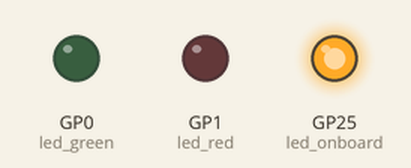
This program was run on a simulated Raspberry Pi Pico running MicroPython. Parts: output pins drawn as LEDs (lit = HIGH). Random numbers come from a fixed seed.

Above: at 0.05 s.
At 4.95 s:
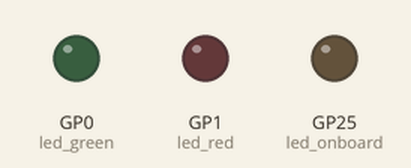
At 9.85 s:
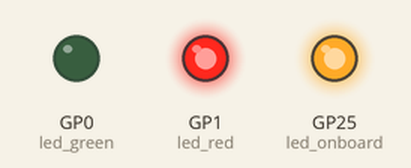
At 19.76 s:
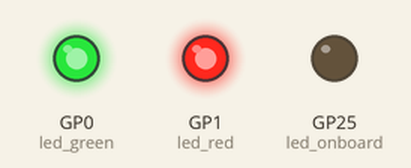
At 29.77 s:
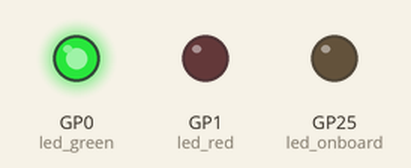
At 39.78 s:
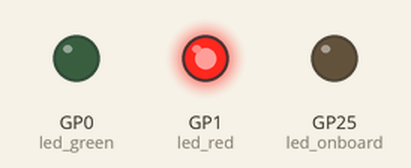
Timing chart, 0 to 40.0 s (numbered marks = the images above):
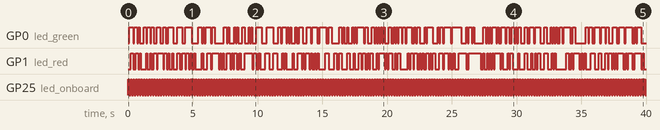

Measured:
- by itself, GP0 (led_green): LOW → HIGH at 0.10 s, → LOW 0.30 s later, → HIGH 0.10 s later, → LOW 0.20 s later, … (186 changes in this stretch)
- by itself, GP1 (led_red): LOW → HIGH at 0.20 s, → LOW 0.20 s later, → HIGH 0.20 s later, → LOW 0.20 s later, … (198 changes in this stretch)
- by itself, GP25 (led_onboard): alternates HIGH for 0.10 s and LOW for 0.10 s

The program:

hello-led.py
```python
# Getting Started with MicroPython on Raspberry Pi Pico, Chapter 4...
# Hello, LED!
import machine
import utime
import random

led_onboard = machine.Pin(25, machine.Pin.OUT)
led_green = machine.Pin(0, machine.Pin.OUT)
led_red = machine.Pin(1, machine.Pin.OUT)


def rand_on_off():
    return random.randint(0, 1)


while True:
  led_onboard.toggle()
  led_green.value(rand_on_off())
  led_red.value(rand_on_off())
  utime.sleep(0.1)
```
